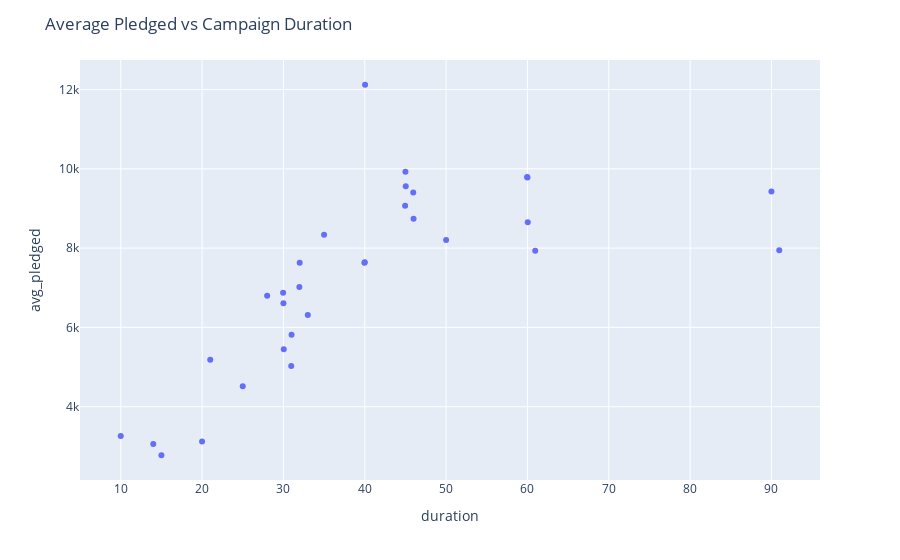

Write notebook code for a chart like this one.
### Code cell
fig = px.scatter(duration_high_counts,duration_high_counts.index,'avg_pledged')
fig.update_layout(hovermode="x unified", title="Average Pledged vs Campaign Duration")
fig.show()

### Figure 1 — Plotly figure (JSON) as saved in the notebook; plotly's stock layout.template omitted (floating-point values rounded to 4 significant figures)
{"data": [{"hovertemplate": "duration=%{x}<br>avg_pledged=%{y}<extra></extra>", "legendgroup": "", "marker": {"color": "#636efa", "symbol": "circle"}, "mode": "markers", "name": "", "orientation": "v", "showlegend": false, "type": "scatter", "x": [10, 14, 15, 20, 21, 25, 28, 29.96, 30, 30.04, 30.96, 31, 31.96, 32, 33, 35, 39.96, 40, 40.04, 44.96, 45, 45.04, 45.96, 46, 50, 59.96, 60, 60.04, 60.96, 90, 90.96], "xaxis": "x", "y": [3258.0, 3059.0, 2774.0, 3123.0, 5184.0, 4515.0, 6801.0, 6874.0, 6608.0, 5448.0, 5027.0, 5811.0, 7021.0, 7629.0, 6314.0, 8338.0, 7628.0, 7646.0, 12120.0, 9067.0, 9927.0, 9562.0, 9404.0, 8739.0, 8206.0, 9793.0, 9780.0, 8650.0, 7932.0, 9429.0, 7949.0], "yaxis": "y"}], "layout": {"hovermode": "x unified", "legend": {"tracegroupgap": 0}, "margin": {"t": 60}, "title": {"text": "Average Pledged vs Campaign Duration"}, "xaxis": {"anchor": "y", "domain": [0, 1], "title": {"text": "duration"}}, "yaxis": {"anchor": "x", "domain": [0, 1], "title": {"text": "avg_pledged"}}}}
